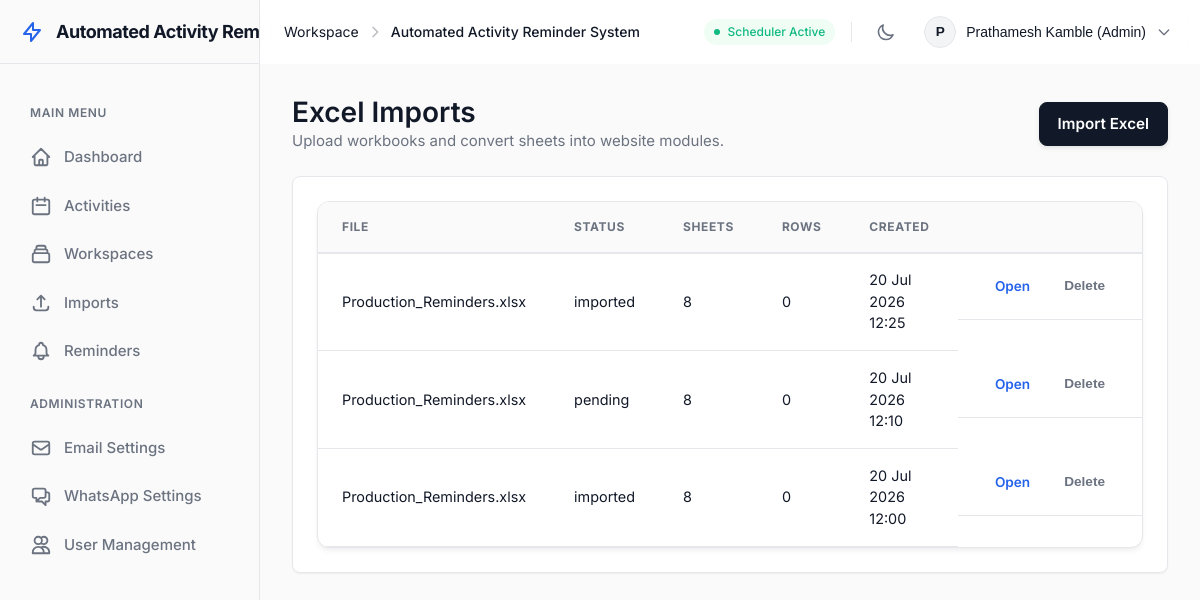
The app's page /imports (signed in), older data.
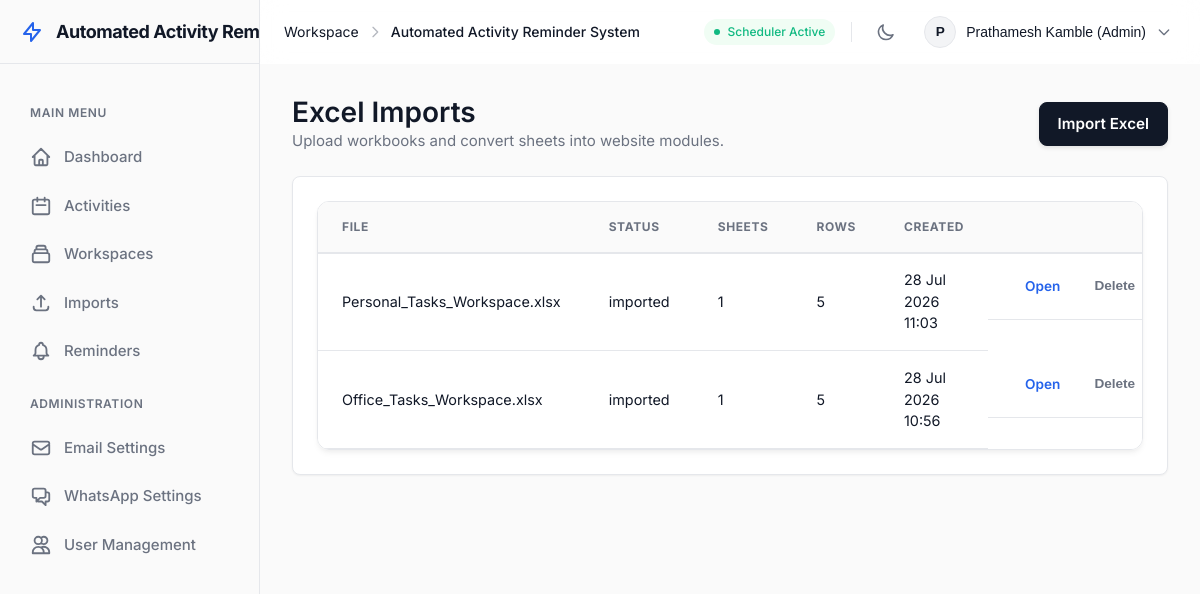
The same page, newer data.
### src/db/models.py (models this page shows)
class User(Base):
    __tablename__ = "users"
    id = Column(Integer, primary_key=True)
    username = Column(String(100), unique=True, nullable=False, index=True) # Kept for legacy compatibility if needed
    email = Column(String(255), unique=True, nullable=False, index=True)
    display_name = Column(String(150), nullable=False)
    password_hash = Column(String(255), nullable=False)
    role = Column(String(20), nullable=False, default="employee")
    is_active = Column(Boolean, nullable=False, default=True)
    email_verified = Column(Boolean, nullable=False, default=False)
    must_change_password = Column(Boolean, nullable=False, default=False)
    created_at = Column(DateTime, nullable=False, default=datetime.utcnow)
    password_reset_tokens = relationship("PasswordResetToken", back_populates="user", cascade="all, delete-orphan")
    email_verification_tokens = relationship("EmailVerificationToken", back_populates="user", cascade="all, delete-orphan")
    login_history = relationship("LoginHistory", back_populates="user", cascade="all, delete-orphan")
    activities = relationship("ActivityRecord", back_populates="assigned_user")

class WorkbookImport(Base):
    __tablename__ = "workbook_imports"
    id = Column(Integer, primary_key=True)
    original_filename = Column(String(255), nullable=False)
    stored_path = Column(Text, nullable=False)
    status = Column(String(30), nullable=False, default="pending")
    sheet_count = Column(Integer, nullable=False, default=0)
    row_count = Column(Integer, nullable=False, default=0)
    imported_by_user_id = Column(Integer, ForeignKey("users.id"), nullable=True)
    created_at = Column(DateTime, nullable=False, default=datetime.utcnow)
    completed_at = Column(DateTime, nullable=True)
    sheets = relationship("ImportedSheet", back_populates="workbook_import", cascade="all, delete-orphan")

### src/web/app.py (the view)
@app.get("/imports", response_class=HTMLResponse)
def imports(request: Request) -> typing.Any:
    db = get_db()
    try:
        user = require_login(request, db)
        if isinstance(user, RedirectResponse):
            return user
        rows = db.query(WorkbookImport).order_by(WorkbookImport.created_at.desc()).all()
        return render(request, "imports.html", {"imports": rows}, user)
    finally:
        close_db(db)

### src/web/templates/imports.html
{% extends "base.html" %}
{% block content %}
<section class="page-heading">
  <div>
    <h1>Excel Imports</h1>
    <p>Upload workbooks and convert sheets into website modules.</p>
  </div>
  {% if user.can_edit %}
    <a href="/imports/new" class="button primary">Import Excel</a>
  {% endif %}
</section>
<section class="panel">
  <div class="table-wrap">
    <table>
      <thead>
        <tr>
          <th>File</th>
          <th>Status</th>
          <th>Sheets</th>
          <th>Rows</th>
          <th>Created</th>
          <th></th>
        </tr>
      </thead>
      <tbody>
        {% for item in imports %}
          <tr>
            <td>{{ item.original_filename }}</td>
            <td>{{ item.status }}</td>
            <td>{{ item.sheet_count }}</td>
            <td>{{ item.row_count }}</td>
            <td>{{ item.created_at.strftime("%d %b %Y %H:%M") }}</td>
            <td style="display: flex; gap: 8px;">
              <a href="/imports/{{ item.id }}" class="button small ghost">Open</a>
              <form method="post" action="/imports/{{ item.id }}/delete" onsubmit="return confirm('Are you sure you want to delete this import?');" style="margin: 0;">
                <button type="submit" class="button small ghost" style="color: var(--text-muted);">Delete</button>
              </form>
            </td>
          </tr>
        {% else %}
          <tr><td colspan="6" class="empty">No imports yet.</td></tr>
        {% endfor %}
      </tbody>
    </table>
  </div>
</section>
{% endblock %}

### src/web/templates/base.html (shortened to what this page needs)
<!doctype html>
<html lang="en">
<head>
  <link rel="stylesheet" href="{{ request.url_for('static', path='styles.css') }}">
</head>
<body>
  <div class="app-shell">
    <aside class="app-sidebar" id="app-sidebar">
      <div class="sidebar-header">
        <a class="sidebar-brand" href="/dashboard">
          <svg class="brand-icon" fill="none" stroke="currentColor" stroke-width="2" viewBox="0 0 24 24"><path stroke-linecap="round" stroke-linejoin="round" d="M13 10V3L4 14h7v7l9-11h-7z"></path></svg>
          <span class="sidebar-brand-text">{{ app_name }}</span>
        </a>
      </div>
      <div class="sidebar-nav">
        {% if user %}
          <div class="sidebar-nav-heading">Main Menu</div>
          <a href="/dashboard">
            <svg class="nav-icon" fill="none" stroke="currentColor" viewBox="0 0 24 24"><path stroke-linecap="round" stroke-linejoin="round" stroke-width="2" d="M3 12l2-2m0 0l7-7 7 7M5 10v10a1 1 0 001 1h3m10-11l2 2m-2-2v10a1 1 0 01-1 1h-3m-6 0a1 1 0 001-1v-4a1 1 0 011-1h2a1 1 0 011 1v4a1 1 0 001 1m-6 0h6"></path></svg>
            <span class="nav-text">Dashboard</span>
          </a>
          <a href="/activities">
            <svg class="nav-icon" fill="none" stroke="currentColor" viewBox="0 0 24 24"><path stroke-linecap="round" stroke-linejoin="round" stroke-width="2" d="M8 7V3m8 4V3m-9 8h10M5 21h14a2 2 0 002-2V7a2 2 0 00-2-2H5a2 2 0 00-2 2v12a2 2 0 002 2z"></path></svg>
            <span class="nav-text">Activities</span>
          </a>
          <a href="/collections">
            <svg class="nav-icon" fill="none" stroke="currentColor" viewBox="0 0 24 24"><path stroke-linecap="round" stroke-linejoin="round" stroke-width="2" d="M19 11H5m14 0a2 2 0 012 2v6a2 2 0 01-2 2H5a2 2 0 01-2-2v-6a2 2 0 012-2m14 0V9a2 2 0 00-2-2M5 11V9a2 2 0 012-2m0 0V5a2 2 0 012-2h6a2 2 0 012 2v2M7 7h10"></path></svg>
            <span class="nav-text">Workspaces</span>
          </a>
          <a href="/imports">
            <svg class="nav-icon" fill="none" stroke="currentColor" viewBox="0 0 24 24"><path stroke-linecap="round" stroke-linejoin="round" stroke-width="2" d="M4 16v1a3 3 0 003 3h10a3 3 0 003-3v-1m-4-8l-4-4m0 0L8 8m4-4v12"></path></svg>
            <span class="nav-text">Imports</span>
          </a>
          <a href="/reminders/preview">
            <span class="nav-text">Reminders</span>
          </a>
          {% if user.is_owner %}
            <div class="sidebar-nav-heading">Administration</div>
            <a href="/settings/email">
              <svg class="nav-icon" fill="none" stroke="currentColor" viewBox="0 0 24 24"><path stroke-linecap="round" stroke-linejoin="round" stroke-width="2" d="M3 8l7.89 5.26a2 2 0 002.22 0L21 8M5 19h14a2 2 0 002-2V7a2 2 0 00-2-2H5a2 2 0 00-2 2v10a2 2 0 002 2z"></path></svg>
              <span class="nav-text">Email Settings</span>
            </a>
            <a href="/settings/whatsapp">
              <span class="nav-text">WhatsApp Settings</span>
            </a>
            <a href="/users">
              <svg class="nav-icon" fill="none" stroke="currentColor" viewBox="0 0 24 24"><path stroke-linecap="round" stroke-linejoin="round" stroke-width="2" d="M12 4.354a4 4 0 110 5.292M15 21H3v-1a6 6 0 0112 0v1zm0 0h6v-1a6 6 0 00-9-5.197M13 7a4 4 0 11-8 0 4 4 0 018 0z"></path></svg>
              <span class="nav-text">User Management</span>
            </a>
          {% endif %}
        {% endif %}
      </div>
    </aside>
    <div class="app-content-wrapper">
      <header class="app-navbar">
        <div class="navbar-left">
          <div class="navbar-breadcrumbs desktop-only">
            <span class="breadcrumb-item text-muted">Workspace</span>
            <svg class="breadcrumb-separator" width="16" height="16" fill="none" stroke="currentColor" viewBox="0 0 24 24"><path stroke-linecap="round" stroke-linejoin="round" stroke-width="2" d="M9 5l7 7-7 7"></path></svg>
            <span class="breadcrumb-item fw-500">{{ app_name }}</span>
          </div>
        </div>
        <div class="navbar-right">
          <div class="scheduler-status desktop-only">
            <span class="status-dot pulsing"></span>
            <span class="status-text">Scheduler Active</span>
          </div>
          <button id="theme-toggle" class="icon-button theme-toggle-btn" aria-label="Toggle Theme">
            <svg width="20" height="20" fill="none" stroke="currentColor" stroke-width="2" viewBox="0 0 24 24">
              <path stroke-linecap="round" stroke-linejoin="round" d="M20.354 15.354A9 9 0 018.646 3.646 9.003 9.003 0 0012 21a9.003 9.003 0 008.354-5.646z"></path>
            </svg>
          </button>
          {% if user %}
            <div class="user-profile-menu dropdown-container">
              <button class="user-name profile-dropdown-btn">
                <div class="avatar">{{ user.display_name[:1] | upper }}</div>
                <span class="desktop-only">{{ user.display_name }} ({{ user.role|title }})</span>
                <svg class="dropdown-chevron desktop-only" width="16" height="16" fill="none" stroke="currentColor" viewBox="0 0 24 24"><path stroke-linecap="round" stroke-linejoin="round" stroke-width="2" d="M19 9l-7 7-7-7"></path></svg>
              </button>
            </div>
          {% else %}
            <div class="user-profile-menu">
              <a href="/login" class="button small ghost">Login</a>
              <a href="/signup" class="button small primary">Signup</a>
            </div>
          {% endif %}
        </div>
      </header>
      <main class="page-content">
        <div class="page">
          {% block content %}{% endblock %}
        </div>
      </main>
    </div>
  </div>
</body>
</html>

Row changes from the older to the newer data that the page shows:
removed WorkbookImport: original_filename "Production_Reminders.xlsx", status "imported", sheet_count "8", row_count "0", created_at "20 Jul 2026 12:25"
removed WorkbookImport: original_filename "Production_Reminders.xlsx", status "pending", sheet_count "8", row_count "0", created_at "20 Jul 2026 12:10"
removed WorkbookImport: original_filename "Production_Reminders.xlsx", status "imported", sheet_count "8", row_count "0", created_at "20 Jul 2026 12:00"
added WorkbookImport: original_filename "Personal_Tasks_Workspace.xlsx", status "imported", sheet_count "1", row_count "5", created_at "28 Jul 2026 11:03"
added WorkbookImport: original_filename "Office_Tasks_Workspace.xlsx", status "imported", sheet_count "1", row_count "5", created_at "28 Jul 2026 10:56"
